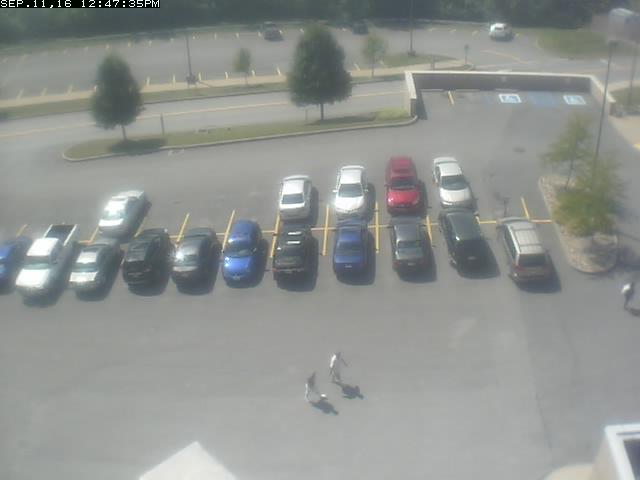
#> input picture ParkingSpacePicker/dog.jpg, 640 x 480 px
$ python demo.py
#> lines starting #> are read from the running program, lines starting #| are printed output that depends on the picture; after the words box and inside, x2 and y2 are one past the last pixel; in counts of white or black regions, pixels touching at a corner belong together
from tkinter import *
from PIL import Image
from PIL import ImageTk
from tkinter import filedialog
import cv2
import numpy as np
import argparse

app = Tk()

frame=Frame(app,width=1310,height=1000)
frame.grid(row=0,column=0)

# construct the argument parse and parse the arguments
ap = argparse.ArgumentParser()
ap.add_argument("-b", "--big", help = "Display with a scroll bar or not")
args = vars(ap.parse_args())

if args["big"] is None:
    canvas=Canvas(frame,bg='#FFFFFF',width=1310,height=500,scrollregion=(0,0,1300,1000))
else:
    canvas=Canvas(frame,bg='#FFFFFF',width=1310,height=1000,scrollregion=(0,0,1300,1000))

vbar=Scrollbar(frame,orient=VERTICAL)
vbar.pack(side=RIGHT,fill=Y)
vbar.config(command=canvas.yview)
canvas.config(yscrollcommand=vbar.set)
canvas.pack(expand=0)

filename = 'dog.jpg'
image = cv2.imread(filename)
#> image is the input picture: shape (480, 640, 3); mean B, G, R 144.6, 147.8, 144.4

image = cv2.cvtColor(image, cv2.COLOR_BGR2RGB)

gray = cv2.cvtColor(image, cv2.COLOR_BGR2GRAY)
edged = cv2.Canny(gray, 50, 100)
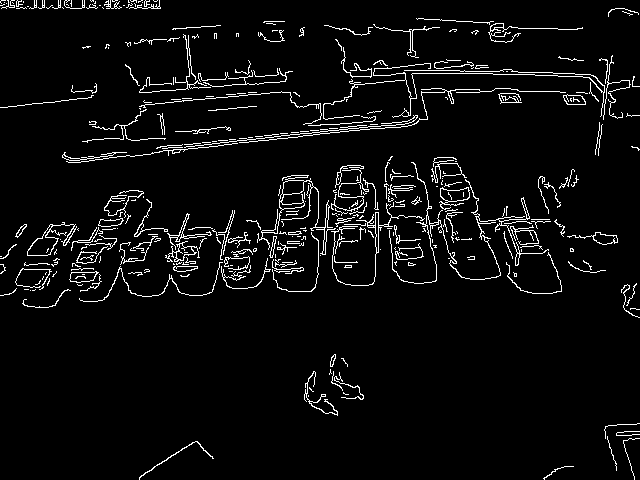
#> edged: shape (480, 640); 4.8% white in thin lines or dots

boundries = [
    ([103, 86, 65], [145, 133, 128]),
]
# create NumPy arrays from the boundries
lower = np.array(boundries[0][0], dtype = "uint8")
upper = np.array(boundries[0][1], dtype = "uint8")
# find the colors within the specified boundries and apply
# the mask
mask = cv2.inRange(image, lower, upper)
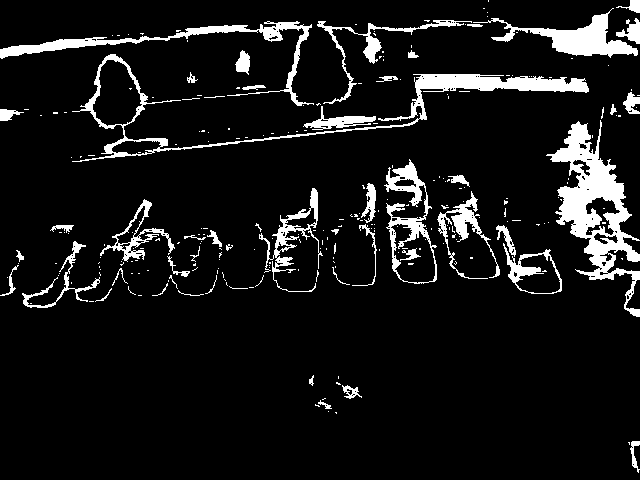
#> mask: shape (480, 640); 9% white; 259 white regions (210 under 20 px), largest, box (x1, y1, x2, y2) and area: (546, 120, 640, 317) 6005, (72, 54, 589, 162) 4540, (0, 21, 314, 106) 2635
output = cv2.bitwise_and(image, image, mask = mask)
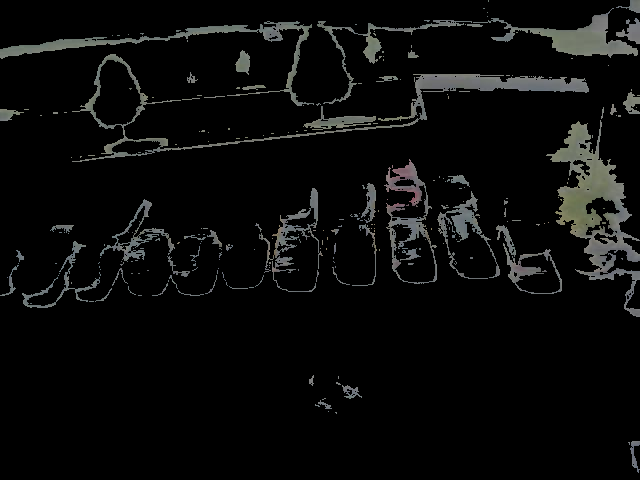
#> output: shape (480, 640, 3); mean R, G, B 10.4, 10.8, 10.3

image = Image.fromarray(image)
edged = Image.fromarray(edged)
output = Image.fromarray(output)
image = ImageTk.PhotoImage(image)
edged = ImageTk.PhotoImage(edged)
output = ImageTk.PhotoImage(output)

canvas.create_image(10,10,anchor=NW,image=image)
canvas.create_image(660,10,anchor=NW,image=edged)
canvas.create_image(10,500,anchor=NW,image=output)

app.mainloop()

$ run again, with ParkingSpacePicker/cat.jpg copied over ParkingSpacePicker/dog.jpg
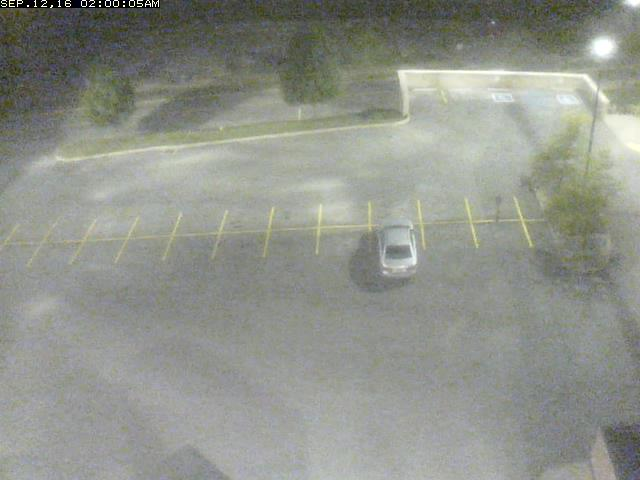
#> input picture ParkingSpacePicker/cat.jpg, 640 x 480 px
#> image is the input picture: shape (480, 640, 3); mean B, G, R 138.8, 146.8, 143.8
#> `edged = cv2.Canny(gray, 50, 100)`:
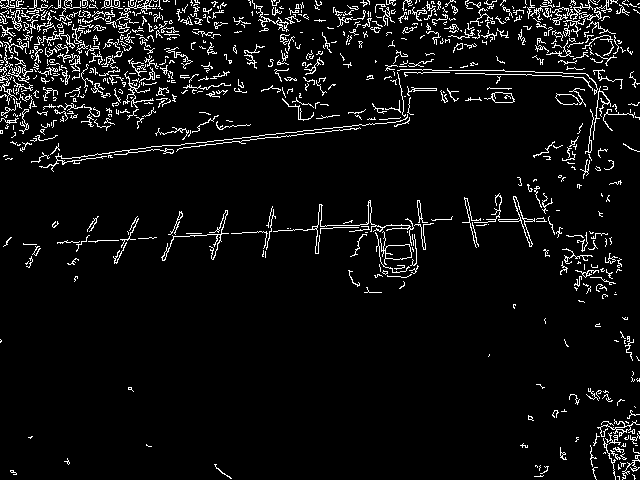
#> edged: shape (480, 640); 5.8% white in thin lines or dots
#> mask: shape (480, 640); 9.9% white; 775 white regions (729 under 20 px), largest, box (x1, y1, x2, y2) and area: (0, 0, 622, 166) 15327, (529, 191, 622, 302) 4980, (348, 230, 414, 294) 1754
#> `output = cv2.bitwise_and(image, image, mask = mask)`:
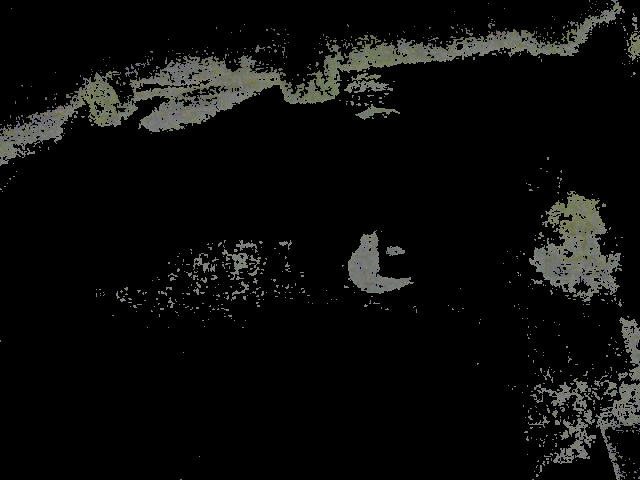
#> output: shape (480, 640, 3); mean R, G, B 11.7, 12, 10.9

$ run again, with ParkingSpacePicker/cow.jpg copied over ParkingSpacePicker/dog.jpg
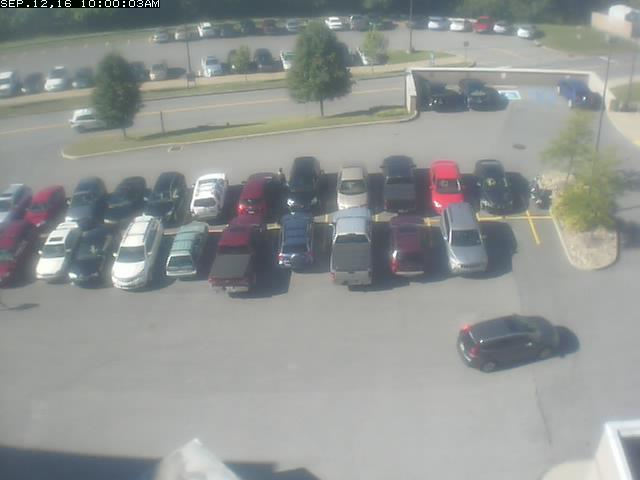
#> input picture ParkingSpacePicker/cow.jpg, 640 x 480 px
#> image is the input picture: shape (480, 640, 3); mean B, G, R 148.7, 150.7, 147.1
#> `edged = cv2.Canny(gray, 50, 100)`:
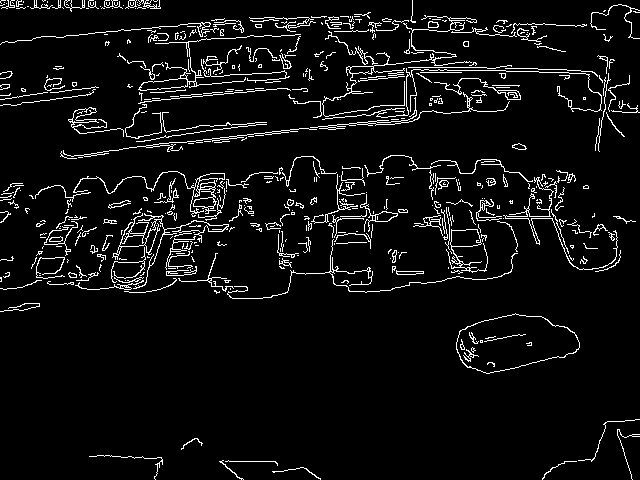
#> edged: shape (480, 640); 5.9% white in thin lines or dots
#> mask: shape (480, 640); 7% white; 611 white regions (506 under 20 px), largest, box (x1, y1, x2, y2) and area: (283, 22, 351, 111) 1147, (462, 315, 574, 373) 1063, (586, 200, 640, 256) 1011
#> `output = cv2.bitwise_and(image, image, mask = mask)`:
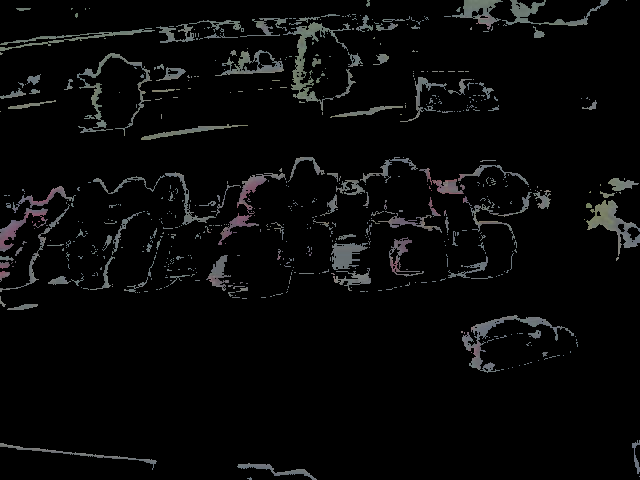
#> output: shape (480, 640, 3); mean R, G, B 8, 8.2, 8.2

$ run again, with ParkingSpacePicker/horse.jpg copied over ParkingSpacePicker/dog.jpg
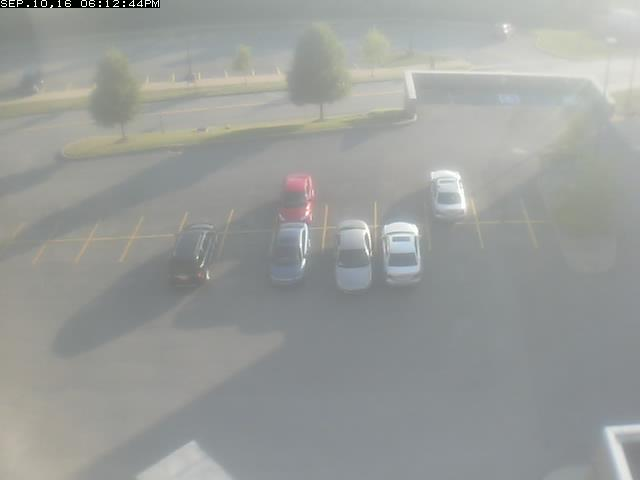
#> input picture ParkingSpacePicker/horse.jpg, 640 x 480 px
#> image is the input picture: shape (480, 640, 3); mean B, G, R 154.4, 157, 154.5
#> `edged = cv2.Canny(gray, 50, 100)`:
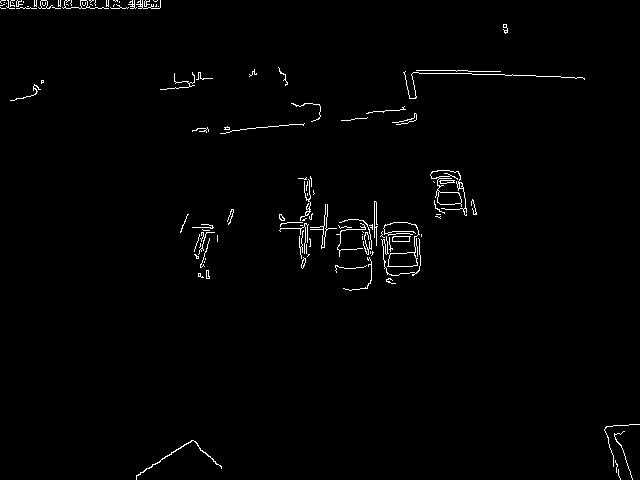
#> edged: shape (480, 640); 1.2% white in thin lines or dots
#> `mask = cv2.inRange(image, lower, upper)`:
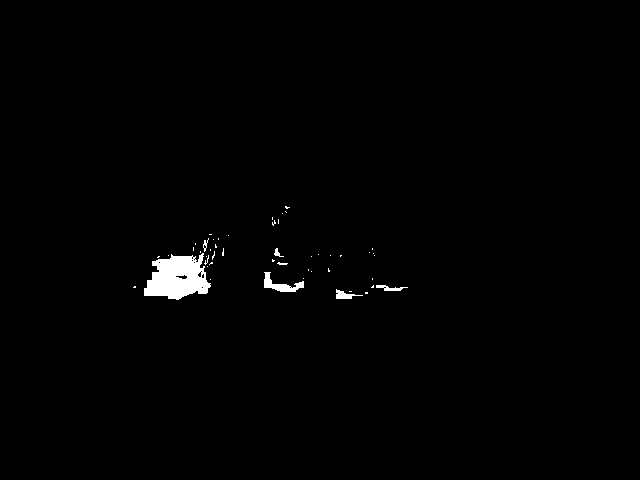
#> mask: shape (480, 640); 0.94% white; 49 white regions (42 under 20 px), largest, box (x1, y1, x2, y2) and area: (144, 253, 211, 300) 2095, (264, 272, 304, 292) 316, (336, 289, 363, 299) 123
